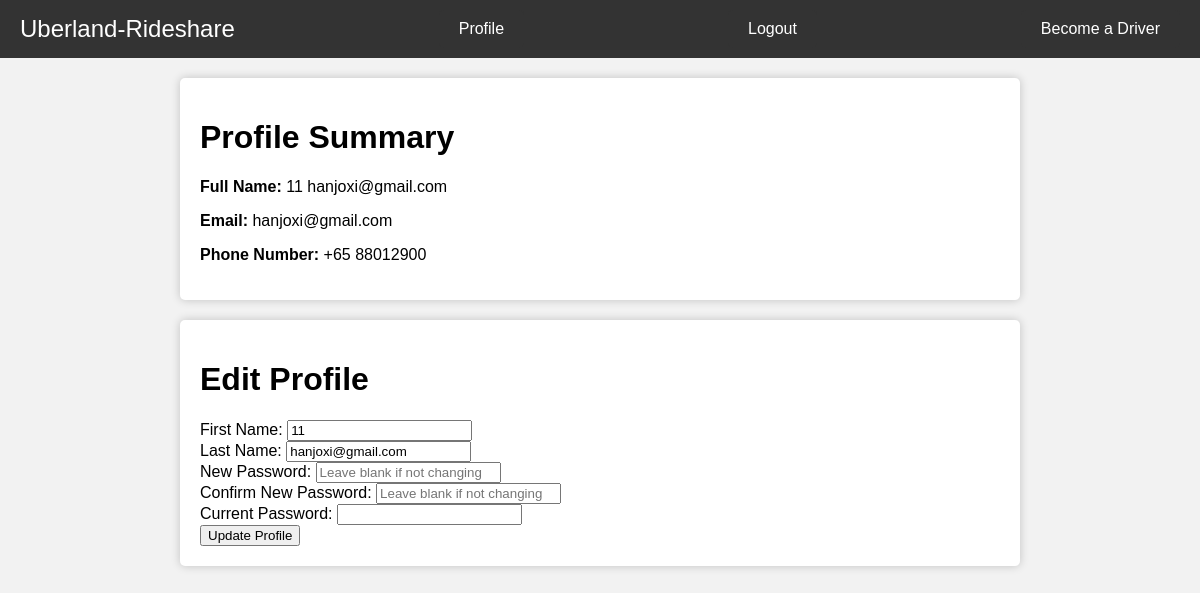
The app's page /profile (signed in) with its own data.
### main.py (models this page shows, shortened)
class User(UserMixin, db.Model):
    email = db.Column(db.String(100), unique = True, nullable = False)
    password = db.Column(db.String(100),nullable=False)
    firstname = db.Column(db.String(100), nullable = False)
    lastname = db.Column(db.String(100), nullable = False)
    phonenumber = db.Column(db.Integer, nullable = False,unique = True)
    id = db.Column(db.Integer, primary_key = True)

### main.py (the view)
@app.route("/profile")
@login_required
def profile():
    return render_template("profile.html", current_user=current_user)

### main.py (called while the page is built)
@login_manager.user_loader
def load_user(user_id):
    return User.query.get(int(user_id))

### templates/profile.html (shortened to what this page needs)
<!DOCTYPE html>
<html>
<head>
</head>
<body>
    <div class="toolbar">
        <span class="logo">Uberland-Rideshare</span>
        <a href="profile" id="becomeDriverButton">Profile</a>
        <a href="logout" id="becomeDriverButton">Logout</a>
        <a href="driver_signup" id="becomeDriverButton">Become a Driver</a>
    </div>
<div class="container">
    <h1>Profile Summary</h1>
    <div class="profile-summary">
        <p><strong>Full Name:</strong> {{ current_user.firstname }} {{ current_user.lastname }}</p>
        <p><strong>Email:</strong> {{ current_user.email }}</p>
        <p><strong>Phone Number:</strong> {{ current_user.phonenumber }}</p>
    </div>
</div>
<div class="container">
    <h1>Edit Profile</h1>
    <form action="profile" method="POST">
        <div class="form-group">
            <label for="first-name">First Name:</label>
            <input type="text" id="first-name" name="first-name" class="form-control" id="floatingInput" required value="{{ current_user.firstname }}">
        </div>
        <div class="form-group">
            <label for="last-name">Last Name:</label>
            <input type="text" id="last-name" name="last-name" class="form-control" id="floatingInput" required value="{{ current_user.lastname }}">
        </div>
        <div class="form-group">
            <label for="new-password">New Password:</label>
            <input type="password" id="new-password" name="new-password" class="form-control" id="floatingInput" placeholder="Leave blank if not changing">
        </div>
        <div class="form-group">
            <label for="confirm-new-password">Confirm New Password:</label>
            <input type="password" id="confirm-new-password" name="confirm-new-password" class="form-control" id="floatingInput" placeholder="Leave blank if not changing">
        </div>
        <div class="form-group">
            <label for="current-password">Current Password:</label>
            <input type="password" id="current-password" name="current-password" class="form-control" id="floatingInput" required>
        </div>
        <input type="submit" value="Update Profile" class="cta-button">
    </form>
</div>
</body>
</html>

### templates/profile.html (style rules this page uses)
body { font-family: Arial, sans-serif; background-color: #f2f2f2; margin: 0; padding: 0; background-image: url('https://i.ibb.co/McHvC5c/road-car.jpg'); background-size: cover; background-position: center; background-repeat: repeat; }
.toolbar { background-color: #333; color: #fff; display: flex; justify-content: space-between; align-items: center; padding: 10px 20px; }
.logo { font-size: 24px; }
#becomeDriverButton { background-color: #333; color: #fff; border: none; padding: 10px 20px; border-radius: 5px; text-decoration: none; cursor: pointer; }
.container { max-width: 800px; margin: 20px auto; background-color: #fff; padding: 20px; border-radius: 5px; box-shadow: 0px 0px 10px rgba(0, 0, 0, 0.2); }

### records on screen
User: firstname "11", lastname "hanjoxi@gmail.com", email "hanjoxi@gmail.com", phonenumber "+65 88012900", first-name "11", last-name "hanjoxi@gmail.com"
